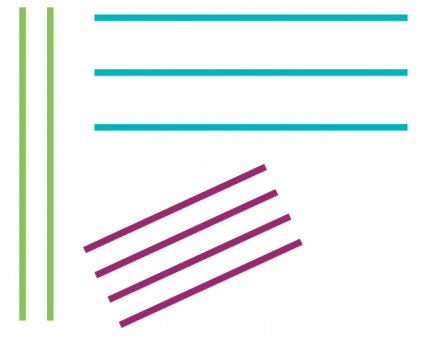
#> input picture Araba ve Şerit Tespitleri/Hough Lines ve Şerit Tespiti/lines.png, 422 x 338 px
$ python basic_houghLines.py
#> lines starting #> are read from the running program, lines starting #| are printed output that depends on the picture; after the words box and inside, x2 and y2 are one past the last pixel; in counts of white or black regions, pixels touching at a corner belong together
import cv2, math
import numpy as np

img = cv2.imread("lines.png")
#> img is the input picture: shape (338, 422, 3); mean B, G, R 241.4, 241.7, 236.3
imgDisplay = img.copy()
imgGRAY = cv2.cvtColor(img,cv2.COLOR_BGR2GRAY)
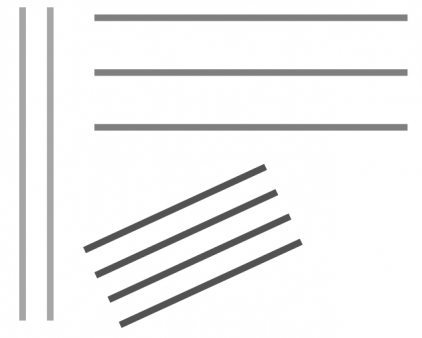
#> imgGRAY: shape (338, 422); min 81, max 255, mean 240
canny = cv2.Canny(imgGRAY,150,200,apertureSize=3)
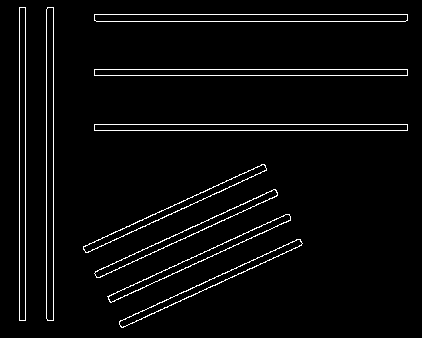
#> canny: shape (338, 422); 3.6% white in thin lines or dots, all inside (x1, y1, x2, y2) = (19, 7, 408, 328)

#HoughLines(img, Ro veya L uzunluğu, radyan cinsinden açı, minimum oy eşiği)
lines = cv2.HoughLines(canny,1,np.pi/180,110)   #np.pi = 3.14
#> lines = 18 rows, first 8: [14, 1.57], [69, 1.57], [75, 1.57], [124, 1.57], [130, 1.57], [19, 0], [25, 0], [53, 0]
print(len(lines),"tane line algılandı")
#| 18 tane line algılandı

#lines = [[a.   b]...]    a -> (0,0)'dan ro uzaklığı  |  b -> line radyan açısı

if lines is not None:
    for i in lines:
        ro = i[0][0]
        teta = i[0][1]

        # 1 radyan = 57.29 derece
        # if math.degrees(int(teta)) > eşik:  yapılabilir...

        x0 = ro * np.cos(teta)
        y0 = ro * np.sin(teta)

        a = np.cos(teta)
        b = np.sin(teta)

        x1 = int(x0 + 1000*(-b))
        y1 = int(y0 + 1000*a)
        x2 = int(x0 - 1000*(-b))
        y2 = int(y0 - 1000*a)

        cv2.line(img,(x1,y1),(x2,y2),[255,0,0],2)
#> this loop made 18 passes
#> (ro, teta, x0, y0, a, b, x1, y1) on passes 1 to 12: (14, 1.57, -6.12e-07, 14, -4.37e-08, 1, -1000, 13), (69, 1.57, -3.02e-06, 69, -4.37e-08, 1, -1000, 68), (75, 1.57, -3.28e-06, 75, -4.37e-08, 1, -1000, 74), (124, 1.57, -5.42e-06, 124, -4.37e-08, 1, -1000, 123), (130, 1.57, -5.68e-06, 130, -4.37e-08, 1, -1000, 129), (19, 0, 19, 0, 1, 0, 19, 1000), (25, 0, 25, 0, 1, 0, 25, 1000), (53, 0, 53, 0, 1, 0, 53, 1000), (21, 1.57, -9.18e-07, 21, -4.37e-08, 1, -1000, 20), (46, 0, 46, 0, 1, 0, 46, 1000), (259, 1.13, 109.5, 234.7, 0.423, 0.906, -796, 657), (293, 1.13, 123.8, 265.5, 0.423, 0.906, -782, 688)
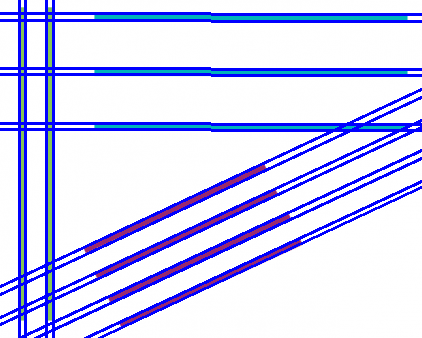
#> img: shape (338, 422, 3); 14.86% of pixels changed, all inside (x1, y1, x2, y2) = (0, 0, 422, 338)


cv2.imshow("original",img)
cv2.imshow("hough lines",imgDisplay)
cv2.imshow("canny",canny)

cv2.waitKey()
cv2.destroyAllWindows()

$ run again, with Araba ve Şerit Tespitleri/Hough Lines ve Şerit Tespiti/hough in opencv python.png copied over Araba ve Şerit Tespitleri/Hough Lines ve Şerit Tespiti/lines.png
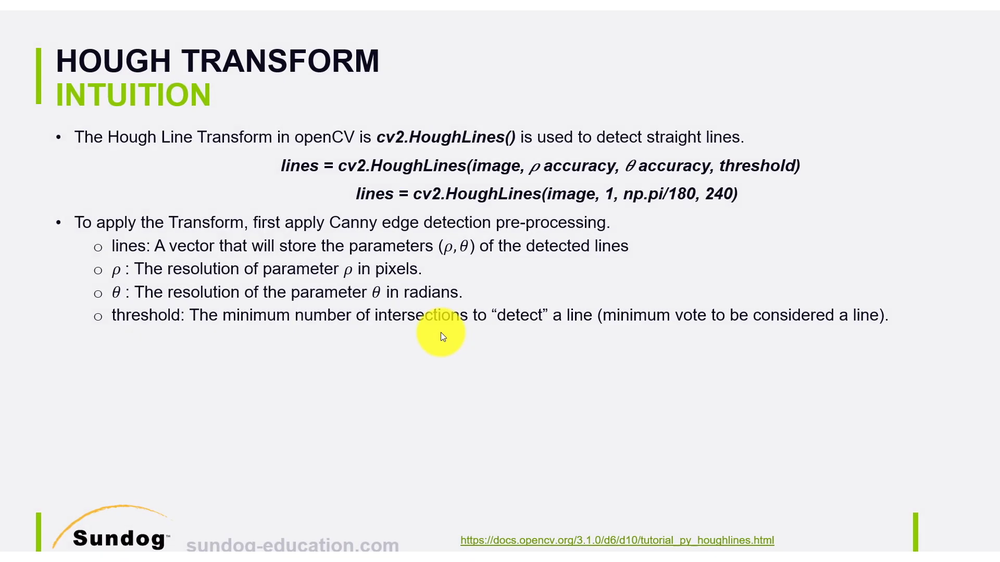
#> input picture Araba ve Şerit Tespitleri/Hough Lines ve Şerit Tespiti/hough in opencv python.png, 1000 x 562 px, shrunk from 1920 x 1080 before the run
#> img is the input picture: shape (562, 1000, 3); mean B, G, R 234.9, 234.2, 234
#> `canny = cv2.Canny(imgGRAY,150,200,apertureSize=3)`:
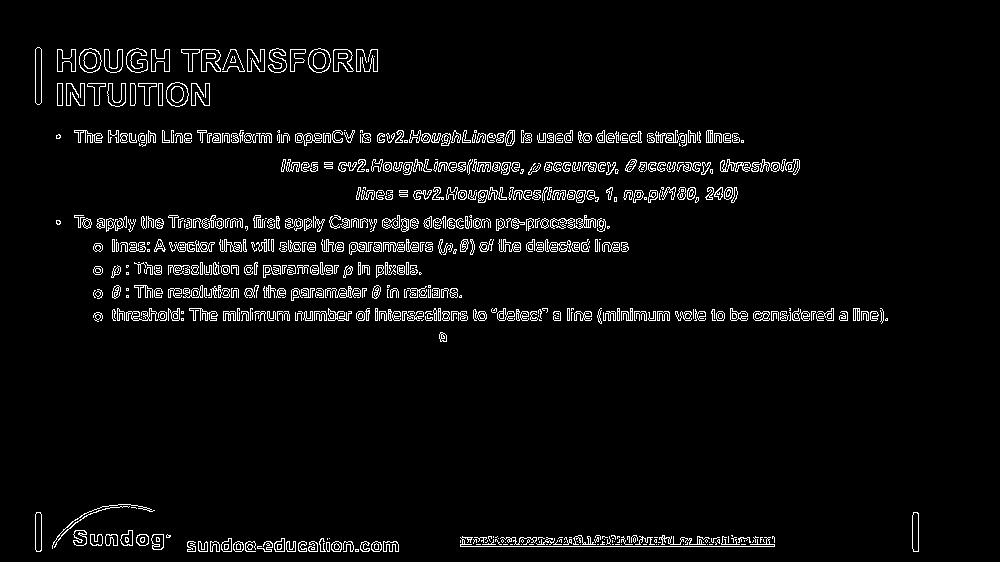
#> canny: shape (562, 1000); 4.2% white in thin lines or dots, all inside (x1, y1, x2, y2) = (35, 47, 919, 552)
#> lines = 400 rows, first 8: [311, 1.57], [320, 1.57], [546, 1.57], [142, 1.57], [544, 1.57], [313, 1.57], [318, 1.57], [316, 1.57]
#| 400 tane line algılandı
#> the loop `for i in lines:` made 400 passes
#> (ro, teta, x0, y0, a, b, x1, y1) on passes 1 to 3: (311, 1.57, -1.36e-05, 311, -4.37e-08, 1, -1000, 310), (320, 1.57, -1.4e-05, 320, -4.37e-08, 1, -1000, 319), (546, 1.57, -2.39e-05, 546, -4.37e-08, 1, -1000, 545)
#> after the loop `for i in lines:`:
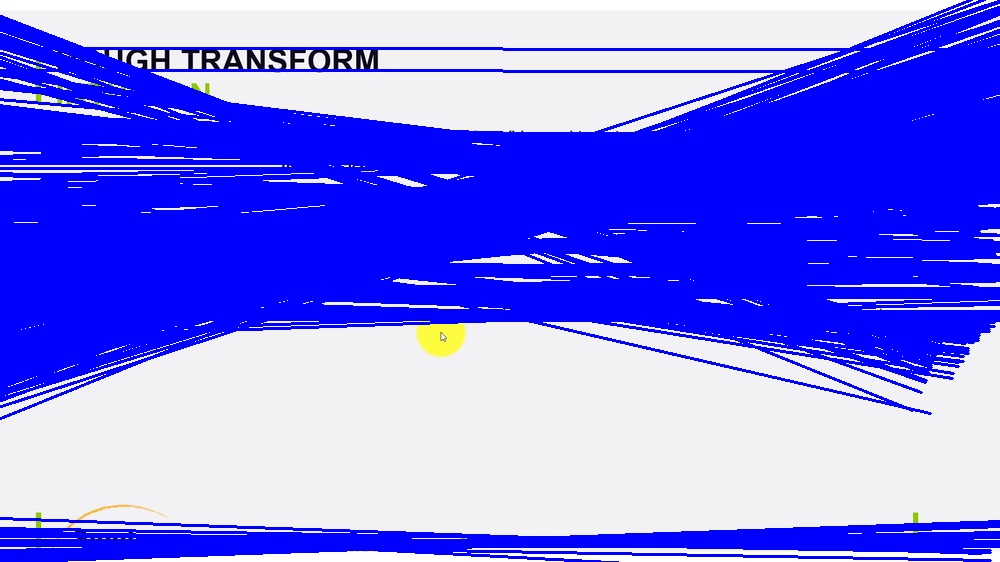
#> img: shape (562, 1000, 3); mean B, G, R 248.2, 120.4, 120.4

$ run again, with Araba ve Şerit Tespitleri/Hough Lines ve Şerit Tespiti/hough.png copied over Araba ve Şerit Tespitleri/Hough Lines ve Şerit Tespiti/lines.png
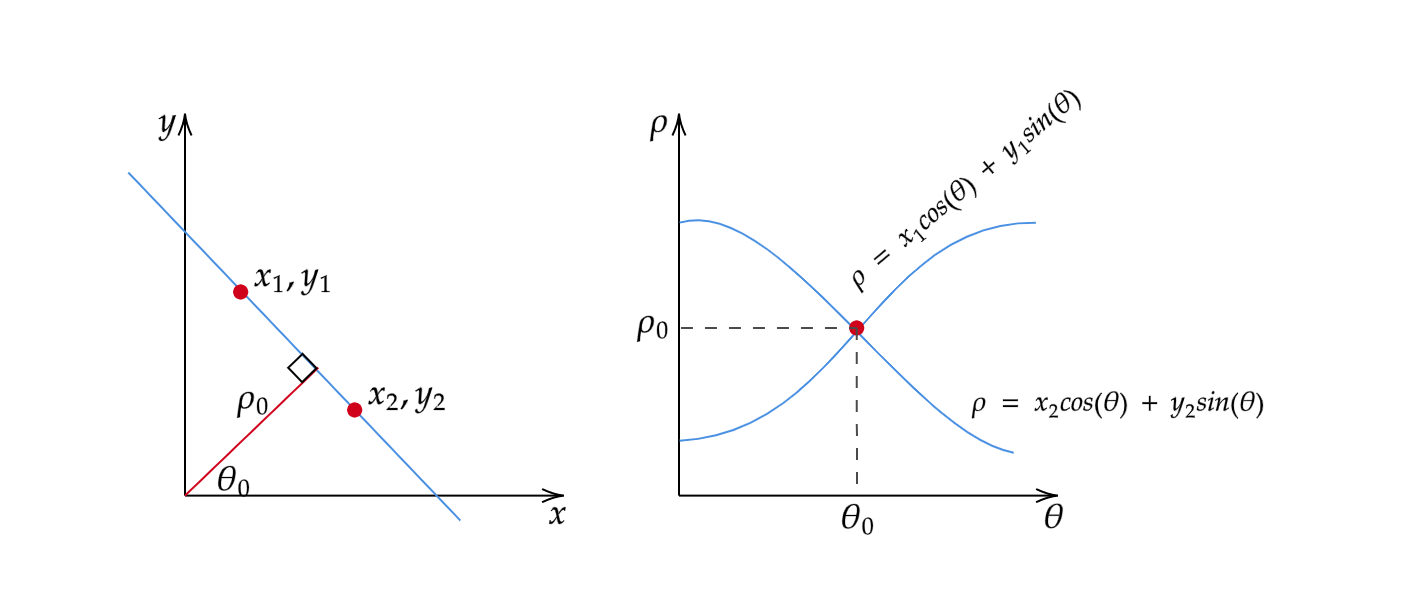
#> input picture Araba ve Şerit Tespitleri/Hough Lines ve Şerit Tespiti/hough.png, 1404 x 604 px
#> img is the input picture: shape (604, 1404, 3); mean B, G, R 252.3, 252, 252
#> `canny = cv2.Canny(imgGRAY,150,200,apertureSize=3)`:
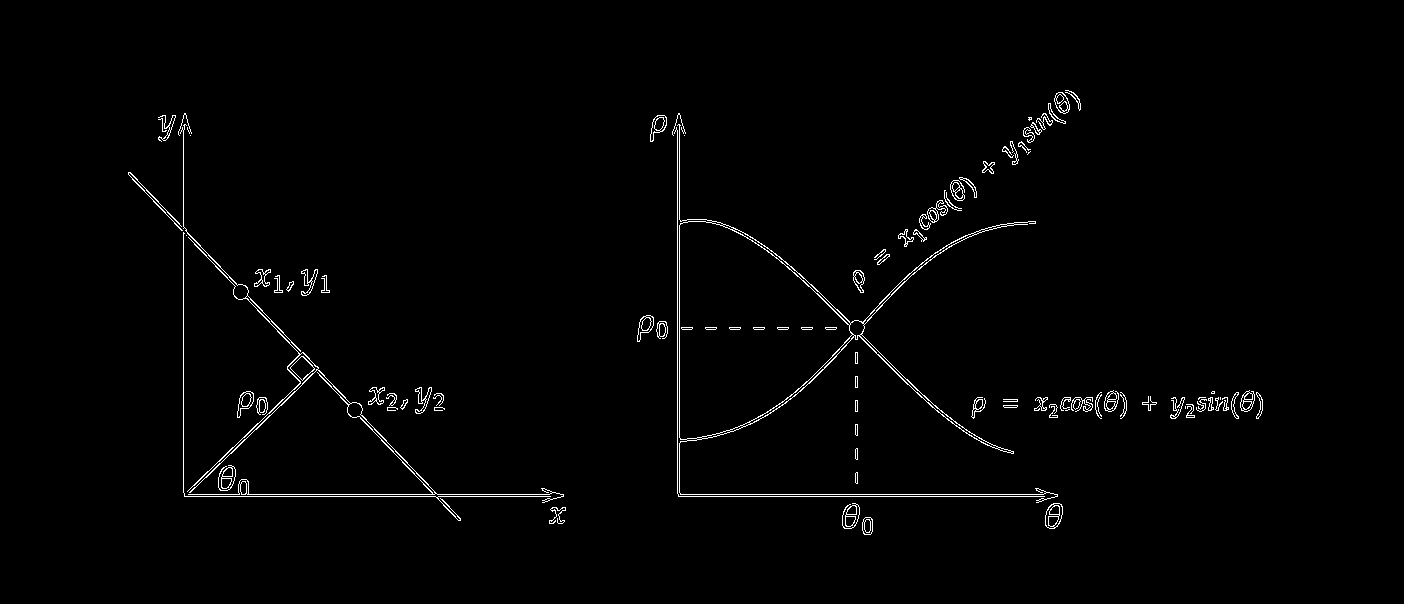
#> canny: shape (604, 1404); 1.3% white in thin lines or dots, all inside (x1, y1, x2, y2) = (128, 90, 1263, 535)
#> lines = 43 rows, first 8: [496, 1.57], [494, 1.57], [677, 0], [183, 0], [679, 0], [29, 2.37], [21, 2.39], [27, 2.37]
#| 43 tane line algılandı
#> the loop `for i in lines:` made 43 passes
#> (ro, teta, x0, y0, a, b, x1, y1) on passes 1 to 8: (496, 1.57, -2.17e-05, 496, -4.37e-08, 1, -1000, 495), (494, 1.57, -2.16e-05, 494, -4.37e-08, 1, -1000, 493), (677, 0, 677, 0, 1, 0, 677, 1000), (183, 0, 183, 0, 1, 0, 183, 1000), (679, 0, 679, 0, 1, 0, 679, 1000), (29, 2.37, -20.86, 20.15, -0.719, 0.695, -715, -699), (21, 2.39, -15.36, 14.32, -0.731, 0.682, -697, -717), (27, 2.37, -19.42, 18.76, -0.719, 0.695, -714, -700)
#> after the loop `for i in lines:`:
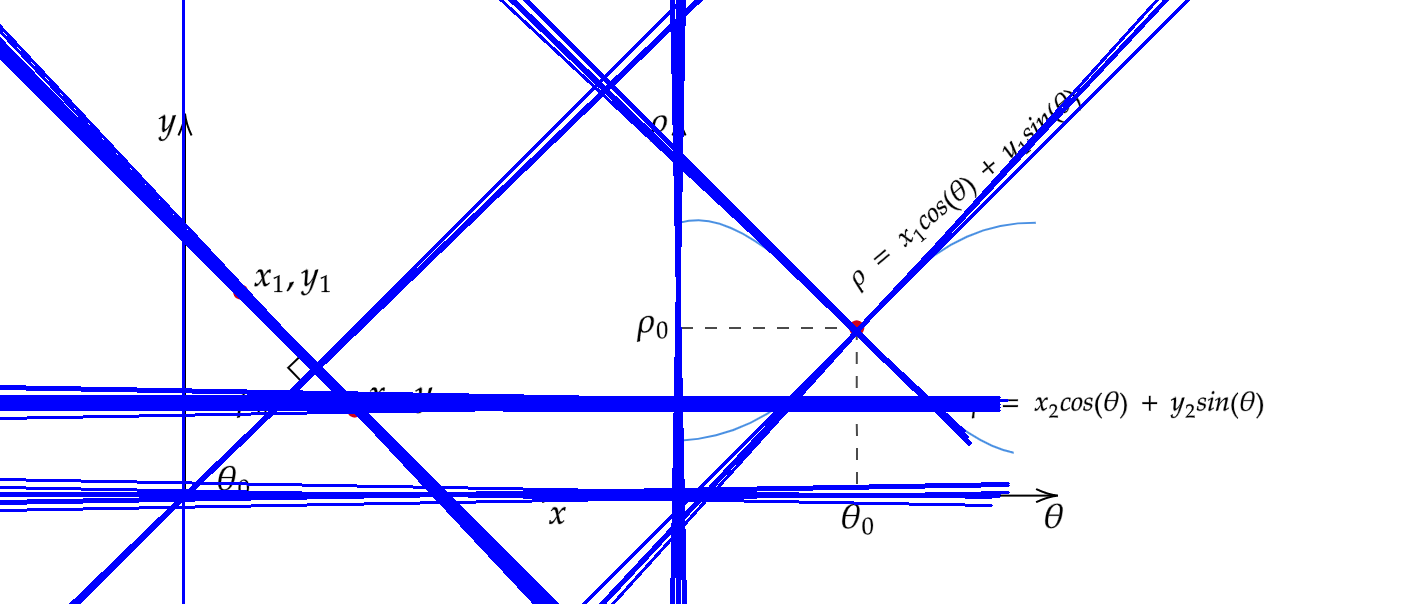
#> img: shape (604, 1404, 3); 8.67% of pixels changed, all inside (x1, y1, x2, y2) = (0, 0, 1190, 604)

$ run again, with Araba ve Şerit Tespitleri/Hough Lines ve Şerit Tespiti/Hough line theory.jpg saved as Araba ve Şerit Tespitleri/Hough Lines ve Şerit Tespiti/lines.png
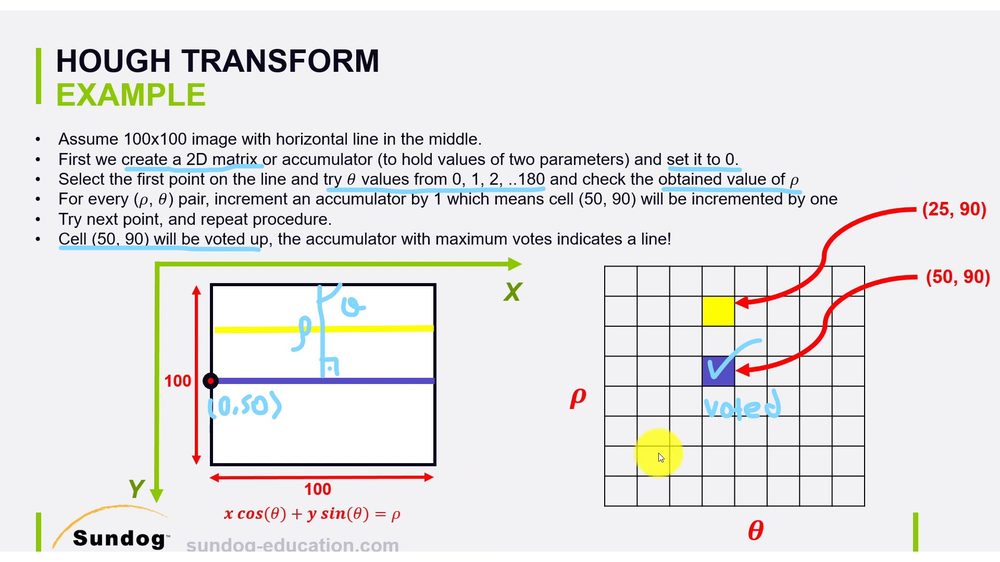
#> input picture Araba ve Şerit Tespitleri/Hough Lines ve Şerit Tespiti/Hough line theory.jpg, 1000 x 562 px, shrunk from 1920 x 1080 before the run
#> img is the input picture: shape (562, 1000, 3); mean B, G, R 229.7, 230, 230.8
#> `canny = cv2.Canny(imgGRAY,150,200,apertureSize=3)`:
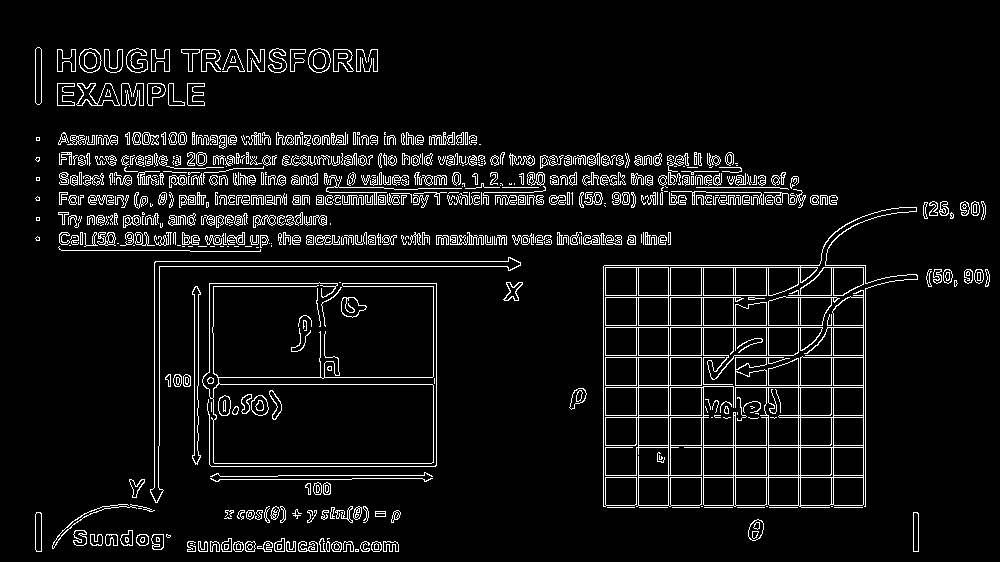
#> canny: shape (562, 1000); 6.6% white in thin lines or dots, all inside (x1, y1, x2, y2) = (35, 47, 990, 552)
#> lines = 1041 rows, first 8: [204, 1.57], [475, 1.57], [195, 1.57], [197, 1.57], [202, 1.57], [244, 1.57], [261, 1.57], [266, 1.57]
#| 1041 tane line algılandı
#> the loop `for i in lines:` made 1041 passes
#> (ro, teta, x0, y0, a, b, x1, y1) on passes 1 to 3: (204, 1.57, -8.92e-06, 204, -4.37e-08, 1, -1000, 203), (475, 1.57, -2.08e-05, 475, -4.37e-08, 1, -1000, 474), (195, 1.57, -8.52e-06, 195, -4.37e-08, 1, -1000, 194)
#> after the loop `for i in lines:`:
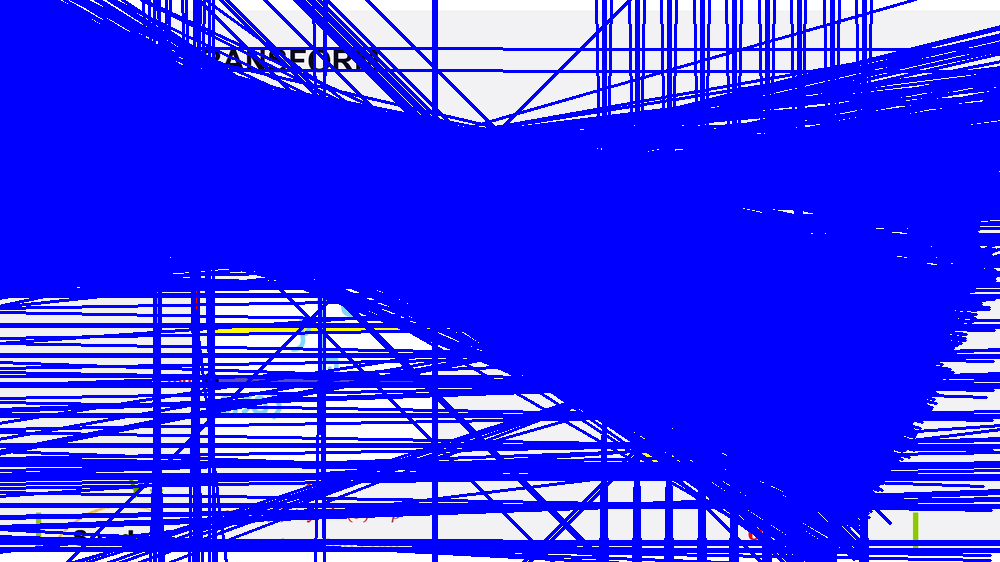
#> img: shape (562, 1000, 3); mean B, G, R 252.2, 53.7, 53.7
